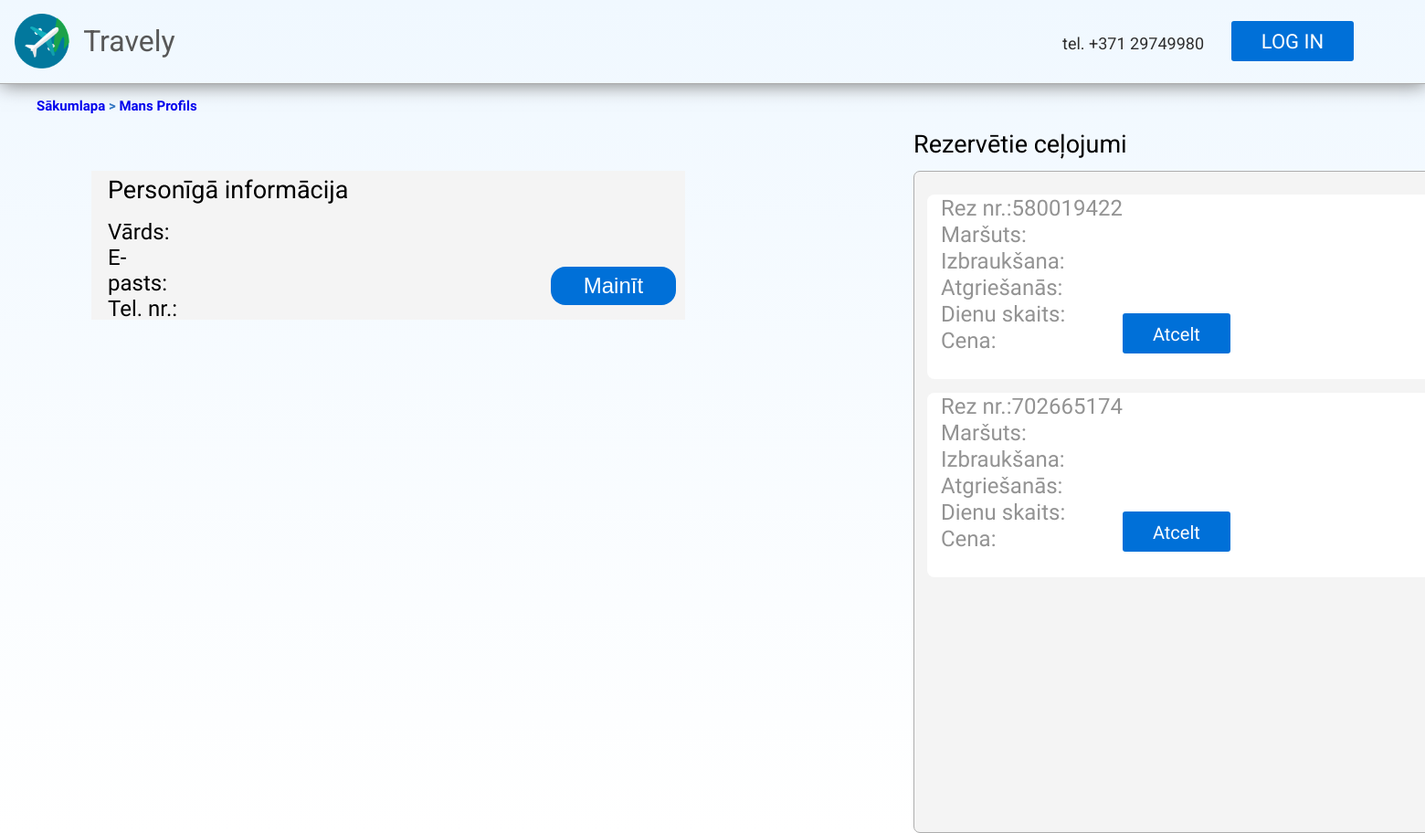
Before: /profile with the older database file.
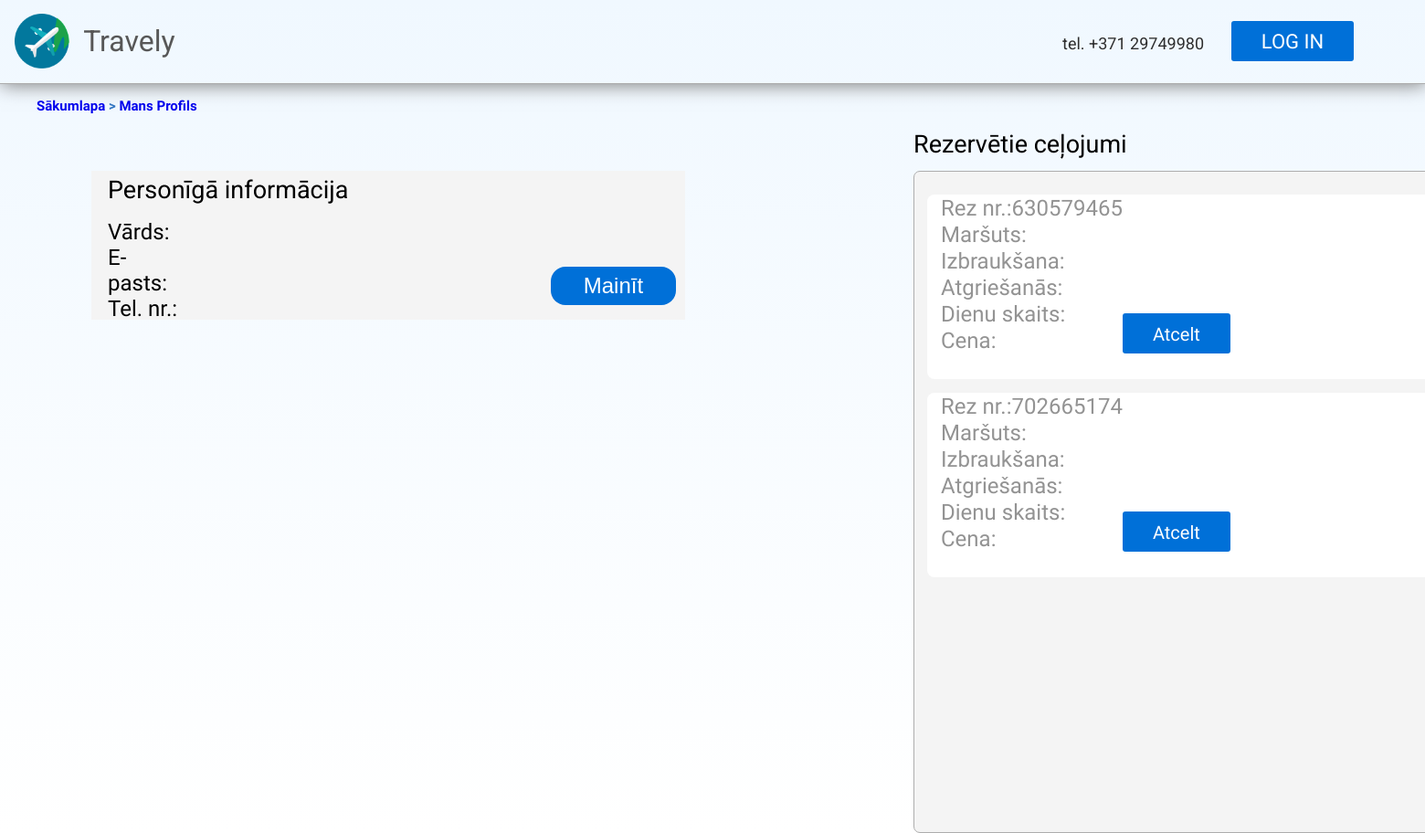
After: the same page with the newer database file.
### models.py (models this page shows)
class Reservation(db.Model):
    id = db.Column(db.Integer, primary_key=True)
    user_id = db.Column(db.Integer, db.ForeignKey("user.id"))
    trip_id = db.Column(db.Integer, db.ForeignKey("trip.id"))

### main.py (the view)
@app.route('/profile')
def profils():
    return render_template("profile.html", reservation = Reservation.query.all(), trips = Trip.query.all(), countries = Country.query.all())

### templates/profile.html
{% extends "index.html" %}
{% block content %}
<div>
    <div id="pages">
        <a href="/">Sākumlapa</a>
        <span class="pages"><b>></b></span>
        <a href="/profils">Mans Profils</a>
    </div>
    <div id="profile-content">
        <div id="profile">
            <h2 id="informacija">Personīgā informācija</h2>
            <div id="informacija-mainit">
                <div id="personiga-informacija">
                    <h1><span class="box-text">Vārds:</span></h1>
                    <h1><span class="box-text">E-pasts:</span></h1>
                    <h1><span class="box-text">Tel. nr.:</span></h1>
                </div>
                <button id="mainit"><span class="button-text">Mainīt</span></button>
            </div>
        </div>
        <div>
            <h1 id="rezervet">Rezervētie ceļojumi</h1>
            <div id="rezervetie-celojumi" class="DivToScroll DivWithScroll">
                {% for reserve in reservation %}
                    <div id="celojumi">
                        <div id="celojuma-atcelt">
                            <div id="celojuma-informacija">
                                <h1 class="box-text">Rez nr.:{{ reserve.id }}</h1>
                                <h1 class="box-text">Maršuts:</h1>
                                <h1 class="box-text">Izbraukšana:</h1>
                                <h1 class="box-text">Atgriešanās:</h1>
                                <h1 class="box-text">Dienu skaits:</h1>
                                <h1 class="box-text">Cena:</h1>
                            </div>
                            <a href="/reservation/remove/{{ reserve.id }}" class="button" id="button-reserve">Atcelt</a>
                        </div>
                    </div>
                {% endfor %}
            </div>
        </div>
    </div>
</div>
{% endblock %}

### templates/index.html (shortened to what this page needs)
<!DOCTYPE html>
<html lang="en">
<head>
    <link rel="stylesheet" href="../static/css/stylesheet.css">
</head>
<body>
    <div id="body-wrap">
        <header id="header-main">
            <a href="/" style="margin-left: 1%;"><img id="logo" src="../static/images/png.png" width="60" height="60" /></a>
            <a href="/" id="title">Travely</a>
            <a href="tel:+37129749980" id="number">tel. +371 29749980</h1>
            <a href="/profile" class="button" id="button-login">LOG IN</a>
        </header>
        {% block content %}{% endblock %}
    </div>
</body>
</html>

### static/css/stylesheet.css (style rules this page uses)
* { margin:0; padding:0; }
body { font-family: 'Roboto', sans-serif; color:#575757; background-image: linear-gradient(aliceblue, white); background-repeat: no-repeat; }
h1 { font-weight: 500; }
h2 { font-weight: 400; }
a { text-decoration: none; }
a.button { display: inline-block; color: white !important; text-align: center; font-size: 22px !important; font-family: Thasadith; text-decoration: none; line-height: 42px; font-weight: normal !important; background-color: #0070D8; border-radius: 3px; padding-right: 22px; padding-left: 22px; padding-top: 2px; padding-bottom: 2px; }
#body-wrap { margin-left: auto; margin-right: auto; background-image: linear-gradient(aliceblue, white); background-repeat: no-repeat; max-width: 1919px; }
#logo { margin-top: 15px; margin-left: 1%; src: url(../images/background.png); }
#title { text-decoration: none; color: #575757; margin-left: 1%; vertical-align: text-bottom; font-weight: normal; font-size: 32px; line-height: 90px; }
header { position: relative; display:flex; width: 100%; height: 75px; border-bottom: 1px solid #ADADAD; justify-content: center; box-shadow: 1px 1px 20px rgb(124, 124, 124); padding-bottom: 1%; }
#number { line-height: 96px; text-align:right; margin-left:auto; margin-right: 30px; font-size: 18px; color: #2e2e2e; }
#button-login { height:40px; width:90px; margin-top: 23px; margin-right:5%; border-radius: 3px; }
.button-text { line-height: 42px; font-weight: normal !important; font-size: 24px !important; color: inherit !important; }
#pages { margin-left: 40px; margin-top: 15px; font-family: Thasadith; font-weight: bold; color: #3175c2; font-size: 15px; margin-bottom: 15px; }
#rezervet { display: flex; font-style: normal; font-weight: normal; font-size: 27px; line-height: 27px; text-align: right; color: #000000; margin-top: 5px; margin-bottom: 15px; margin-left: 250px; }
#profile { background-color: #F4F4F4; width: 650px; height: 163px; margin-top: 47px; margin-left: 100px; }
#informacija { margin-left: 18px; padding-top: 8px; font-style: normal; font-weight: normal; font-size: 27px; line-height: 27px; text-align: left; color: #000000; }
#personiga-informacija { margin-left: 18px; margin-top: 18px; margin-right: 100px; font-style: normal; font-size: 12px; color: #000000; }
#mainit { margin-top: 70px; margin-right: 10px; margin-left: 300px; height: 42px; width: 138px; border-radius: 16px; border:none; color: white; background-color: #0070D8; }
#informacija-mainit { display: inline-flex; justify-content: flex-end; }
#rezervetie-celojumi { margin-left: 250px; width: 800px; height: 725px; background: #F4F4F4; border: 1px solid #ADADAD; box-sizing: border-box; border-radius: 7px; }
.DivToScroll { background-color: #939393; border: none; border-radius: 35px; color: #939393; left: -1px; padding: 10px 7px 5px; }
.DivWithScroll { height:120px; overflow: scroll; overflow-x: hidden; }
#celojumi { margin-top: 15px; margin-left: 7px; width: 725px; height: 202px; background: #FFFFFF; border-radius: 8px; cursor: pointer; }
.box-text { font-family: Thasadith; font-weight: lighter; font-size: 24px; margin-top: 1px; }
#profile-content { display: inline-flex; justify-content: flex-end; }
#celojuma-informacija { margin-left: 15px; }
#celojuma-atcelt { display: inline-flex; }
#button-reserve { font-size: 20px !important; height:40px; width:74px; margin-top: auto; margin-left: auto; }

Changed rows visible on the page:
removed Reservation: id "580019422"
added Reservation: id "630579465"
